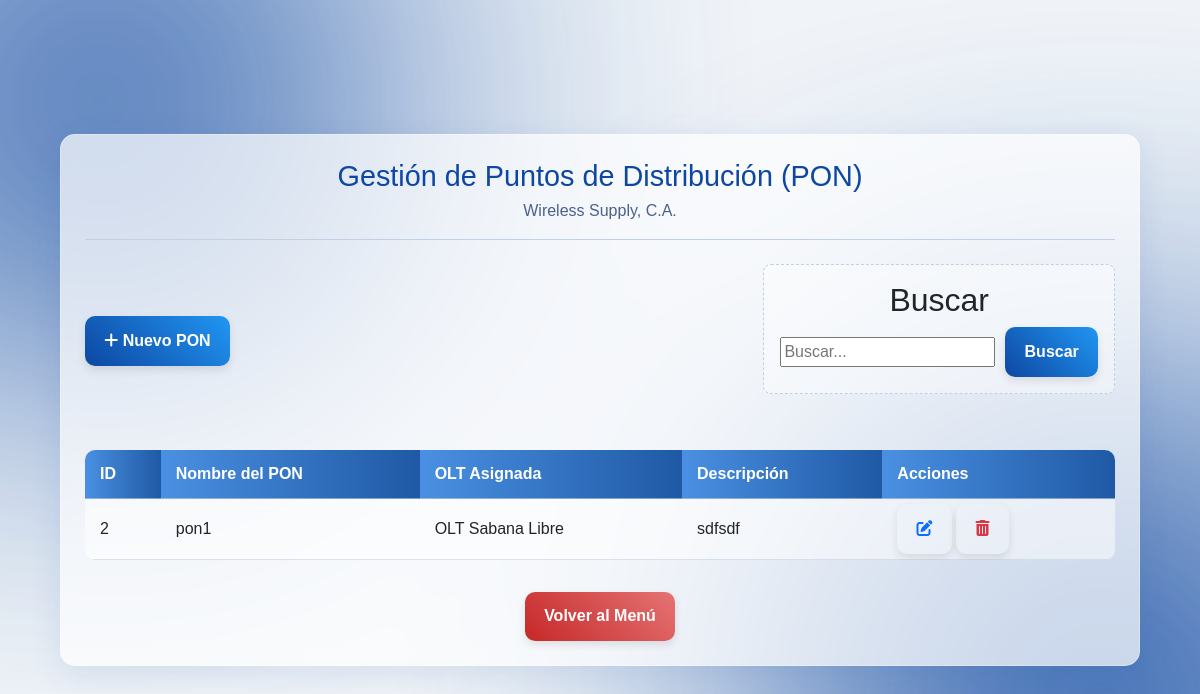
Screenshot of /paginas/gestion_pon.php with the database file from the repository.
### tables this page shows
CREATE TABLE `pon` (
  `id_pon` int(11) NOT NULL,
  `nombre_pon` varchar(50) NOT NULL,
  `id_olt` int(11) NOT NULL,
  `descripcion` text DEFAULT NULL
);

CREATE TABLE `olt` (
  `id_olt` int(11) NOT NULL,
  `nombre_olt` varchar(100) NOT NULL,
  `marca` varchar(50) DEFAULT NULL,
  `modelo` varchar(50) DEFAULT NULL,
  `descripcion` text DEFAULT NULL
);

### paginas/gestion_pon.php (the view, shortened to what this page needs)
<?php
require_once 'conexion.php';
$search_term = isset($_GET['search']) ? $conn->real_escape_string($_GET['search']) : '';
$sql_list = "SELECT
                p.id_pon,
                p.nombre_pon,
                p.descripcion,
                p.id_olt,
                o.nombre_olt
             FROM pon p
             LEFT JOIN olt o ON p.id_olt = o.id_olt";
$where_clause = " WHERE 1=1 ";
$sql_list .= $where_clause . " ORDER BY p.nombre_pon ASC";
$result = $conn->query($sql_list);
?>
<!DOCTYPE html>
<html lang="es">
<head>
    <link href="../css/bootstrap.min.css" rel="stylesheet">
    <link href="../css/all.min.css" rel="stylesheet">
    <link href="../css/style3.css" rel="stylesheet">
    <link rel="stylesheet" href="../css/style4.css">
</head>
<body>
    <div class="register-container">
        <header class="register-header">
            <h1>Gestión de Puntos de Distribución (PON)</h1>
            <p>Wireless Supply, C.A.</p>
        </header>
        <div class="header-actions">
            <div>
                <a href="registro_pon.php" class="btn btn-primary">
                    <i class="fas fa-plus"></i> Nuevo PON
                </a>
            </div>
            <div class="step-section search-section">
                <h2 style="margin-top: 0; text-align: center;">Buscar</h2>
                <form action="gestion_pon.php" method="GET" class="search-form" style="display: inline-flex; width: 100%;">
                    <input type="text" name="search" placeholder="Buscar..." value="<?php echo htmlspecialchars($search_term); ?>">
                    <button type="submit" class="btn btn-primary">Buscar</button>
                </form>
            </div>
            </div>
        <div class="table-container">
            <table>
                <thead>
                    <tr>
                        <th>ID</th>
                        <th>Nombre del PON</th>
                        <th>OLT Asignada</th>
                        <th>Descripción</th>
                        <th>Acciones</th>
                    </tr>
                </thead>
                <tbody>
                    <?php if ($result && $result->num_rows > 0): ?>
                        <?php while ($row = $result->fetch_assoc()): ?>
                            <tr data-id="<?php echo htmlspecialchars($row['id_pon']); ?>"
                                data-nombre="<?php echo htmlspecialchars($row['nombre_pon']); ?>"
                                data-olt-id="<?php echo htmlspecialchars($row['id_olt']); ?>"
                                data-descripcion="<?php echo htmlspecialchars($row['descripcion']); ?>">
                                <td><?php echo htmlspecialchars($row['id_pon']); ?></td>
                                <td><?php echo htmlspecialchars($row['nombre_pon']); ?></td>
                                <td><?php echo htmlspecialchars($row['nombre_olt']); ?></td>
                                <td><?php echo htmlspecialchars($row['descripcion']); ?></td>
                                <td class="action-links">
                                    <a href="#" class="btn btn-sm" title="Modificar PON"
                                            data-bs-toggle="modal"
                                            data-bs-target="#modificaModal"
                                            data-id="<?php echo htmlspecialchars($row['id_pon']); ?>">
                                        <i class="fa-solid fa-pen-to-square text-primary"></i>
                                    </a>
                                    <a href="#" class="btn btn-sm" title="Eliminar PON"
                                            data-bs-toggle="modal"
                                            data-bs-target="#eliminaModal"
                                            data-bs-href="gestion_pon.php?action=delete_pon&id=<?php echo htmlspecialchars($row['id_pon']); ?>">
                                        <i class="fa-solid fa-trash-can text-danger"></i>
                                    </a>
                                </td>
                            </tr>
                        <?php endwhile; ?>
                    <?php else: ?>
                        <tr>
                            <td colspan="5" class="text-center">No se encontraron registros de PONs.</td>
                        </tr>
                    <?php endif; ?>
                </tbody>
            </table>
        </div>
        <div style="margin-top: 2em; text-align: center;">
            <a href="menu.php" class="btn btn-secondary">Volver al Menú</a>
        </div>
    </div>
</body>
</html>

### css/style3.css (style rules this page uses)
body { background-color: #f0f4f8; font-family: Arial, sans-serif; display: flex; justify-content: center; align-items: center; min-height: 100vh; margin: 0; overflow-x: hidden; position: relative; z-index: 1; }
body::before, body::after { content: ''; position: fixed; border-radius: 50%; z-index: -1; filter: blur(150px); opacity: 0.8; animation: blob-move 20s infinite alternate cubic-bezier(0.68, -0.55, 0.265, 1.55); }
body::before { background: #0d47a1; width: 600px; height: 600px; top: -200px; left: -200px; }
body::after { background: #0d47a1; width: 700px; height: 700px; bottom: -250px; right: -250px; animation-delay: -10s; }
.register-container { background: rgba(255, 255, 255, 0.7); backdrop-filter: blur(10px); -webkit-backdrop-filter: blur(10px); border-radius: 15px; border: 1px solid rgba(255, 255, 255, 0.3); box-shadow: 0 8px 32px 0 rgba(13, 71, 161, 0.1); padding: 2em; width: 90%; max-width: 700px; text-align: center; margin: 20px auto; z-index: 2; }
.register-header h1 { color: #0d47a1; font-size: 1.8em; margin: 0 0 0.2em 0; }
.register-header p { color: #4a618d; font-size: 1em; border-bottom: 1px solid #c0d1e6; padding-bottom: 1em; margin-bottom: 1.5em; }
.step-section { padding: 1em; border: 1px dashed #c0d1e6; border-radius: 8px; background-color: rgba(255, 255, 255, 0.4); margin-bottom: 1.5em; }
.btn { display: inline-block; padding: 0.8em 1.5em; border-radius: 10px; cursor: pointer; font-size: 1em; font-weight: bold; text-decoration: none; transition: all 0.3s cubic-bezier(0.175, 0.885, 0.32, 1.275); box-shadow: 0 4px 8px rgba(0, 0, 0, 0.1); border: none; }
.btn-primary { background: linear-gradient(45deg, #0d47a1, #2196f3); color: white; width: 100%; }
.btn-secondary { background: linear-gradient(45deg, #c62828, #e57373); color: white; border: none; }

### css/style4.css (style rules this page uses)
body { background-color: #f0f4f8; font-family: Arial, sans-serif; margin: 0; overflow-x: hidden; position: relative; z-index: 1; }
body::before, body::after { content: ''; position: fixed; border-radius: 50%; z-index: -1; filter: blur(150px); opacity: 0.8; animation: blob-move 20s infinite alternate cubic-bezier(0.68, -0.55, 0.265, 1.55); }
body::before { background: #0d47a1; width: 600px; height: 600px; top: -200px; left: -200px; }
body::after { background: #0d47a1; width: 700px; height: 700px; bottom: -250px; right: -250px; animation-delay: -10s; }
.register-container { max-width: 95%; padding: 1.5em; margin: 20px auto; background: rgba(255, 255, 255, 0.7); backdrop-filter: blur(10px); -webkit-backdrop-filter: blur(10px); border-radius: 15px; border: 1px solid rgba(255, 255, 255, 0.3); box-shadow: 0 8px 32px 0 rgba(13, 71, 161, 0.1); z-index: 2; position: relative; }
.table-container { margin-top: 2em; background: rgba(255, 255, 255, 0.5); border-radius: 10px; overflow: hidden; }
table { width: 100%; border-collapse: collapse; box-shadow: none; }
th, td { padding: 12px 15px; text-align: left; border-bottom: 1px solid rgba(192, 209, 230, 0.6); }
th { background: linear-gradient(90deg, #4A90E2, #1F59A5); color: white; }
.btn { display: inline-block; padding: 0.8em 1.2em; border-radius: 10px; font-size: 1em; font-weight: bold; text-decoration: none; transition: all 0.3s cubic-bezier(0.175, 0.885, 0.32, 1.275); box-shadow: 0 4px 8px rgba(0, 0, 0, 0.1); border: none; }
.btn-primary { background: linear-gradient(45deg, #0d47a1, #2196f3); color: white; }
.header-actions { display: flex; justify-content: space-between; align-items: center; margin-bottom: 2em; gap: 1em; }
.search-form { display: flex; gap: 10px; align-items: center; }
.action-links { padding-top: 5px !important; padding-bottom: 5px !important; }

### rows the page displays
pon: id_pon "2", nombre_pon "pon1", id_olt.nombre_olt "OLT Sabana Libre", descripcion "sdfsdf"
